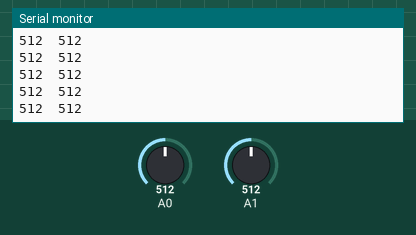
This sketch was run on a simulated Arduino Uno, built with avr-gcc and run on an emulated ATmega328P. Shown: the last lines printed to the serial monitor. The test bench sets the inputs (shaded band); at power-on: A1 = 512, A0 = 512. No radio packets arrive unless stated.

Above: at 8.7 s.
8.8 s: A1 set to 11
At 9.9 s:
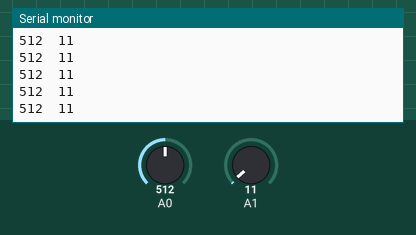
10.3 s: A1 set to 8
At 10.9 s:
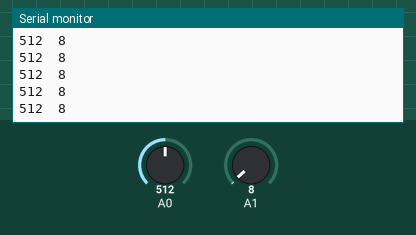
Timing chart, 0 to 12.8 s (numbered marks = the images above; inputs shaded):
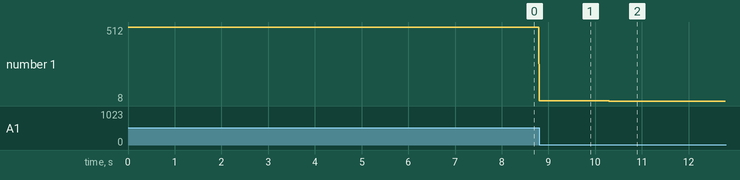

Measured:
- after the input at 8.8 s, the serial monitor: prints a new line at once (image 1)
- after the input at 10.3 s, the serial monitor: prints a new line at once (image 2)
- plotted number 1: 512 → 11 after the input at 8.8 s, 11 → 8 after the input at 10.3 s

The sketch:

Transmitter_2.0.ino
```cpp
#include <SPI.h>
#include <nRF24L01.h>
#include <RF24.h>


RF24 radio(7, 8); // CE, CSN
const byte address[6] = "00001";


int xAxis, yAxis;
char send_arr[9],x_arr[5],y_arr[5],x_arr1[5],y_arr1[5];

void setup() {
  Serial.begin(9600);
  radio.begin();
  radio.openWritingPipe(address);
  radio.setPALevel(RF24_PA_MAX);
  radio.stopListening();
}

void loop() {
  //analogWrite(A0,yAxis);
  xAxis = analogRead(A0); // Read Joysticks X-axis
  yAxis = analogRead(A1); // Read Joysticks Y-axis
 int data[2]={xAxis,yAxis};
 radio.write(data,sizeof(data));
 Serial.print(data[0]);
 Serial.print("  ");
 Serial.println(data[1]);
    //xAxis=map(xAxis, 0, 1023, 0, 99);
    //yAxis=map(yAxis, 0, 1023, 0, 99);
//   for(int count=0,n1=xAxis, n2=yAxis;count<4;count++){
//     x_arr1[count]='0'+(n1%10);
//     y_arr1[count]='0'+(n2%10);
//     n1=n1/10;
//     n2=n2/10;
//     }
// for(int count=0;count<4;count++){
//   x_arr[count]=x_arr1[3-count];
//   y_arr[count]=y_arr1[3-count];
//   }
//   for(int count=0;count<4;count++){
//     send_arr[count]=x_arr[count];
//     send_arr[count+4]=y_arr[count];
//     }
// //Serial.println(send_arr);
//   radio.write(send_arr, sizeof(send_arr));
//   Serial.println(send_arr);
  //radio.write("05020497", 8);
/* xAxis.toCharArray(xyData, 5); // Put the String (X Value) into a character array
  radio.write(&xyData, sizeof(xyData)); // Send the array data (X value) to the other NRF24L01 modile
  // Y value
  delay(5);
  yAxis.toCharArray(xyData, 5);
  radio.write(&xyData, sizeof(xyData));*/
  // X value
  //xAxis.toCharArray(xyData, 5); // Put the String (X Value) into a character array
  //radio.write(&xyData, sizeof(xyData)); // Send the array data (X value) to the other NRF24L01 modile
  // Y value
  //yAxis.toCharArray(xyData, 5);
  //radio.write(&xyData, sizeof(xyData));

  delay(10);
}
```
